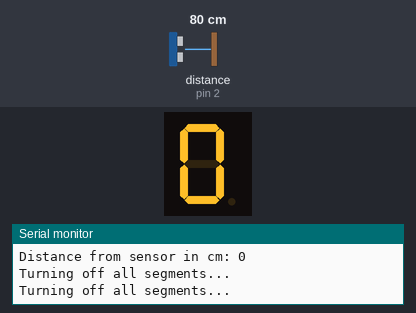
Bench run of a sketch on a simulated Arduino Uno, built with avr-gcc and run on an emulated ATmega328P. On the bench: 1-digit seven-segment display, the last lines printed to the serial monitor. Wiring (inferred from the names in the program): 1-digit 7-segment display, segments lit when HIGH: segments pin 4, pin 5, pin 6, pin 7, pin 8, pin 9, pin 10. The inputs (shaded band) are chosen by the test bench; at power-on: distance to the obstacle (sensor on pin 2) 80 cm. The echo pulse lasts 58.3 µs per cm; the segment pins are drawn as the display they are named for.

Above: at 1.3 s.
1.4 s: distance to the obstacle (sensor on pin 2) set to 2 cm
At 2.4 s:
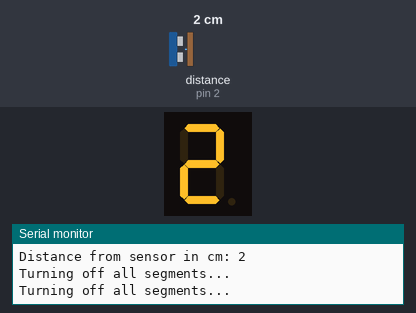
3.1 s: distance to the obstacle (sensor on pin 2) set to 4 cm
At 3.9 s:
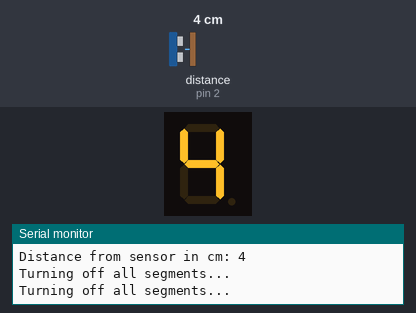
4.6 s: distance to the obstacle (sensor on pin 2) set to 9 cm
At 5.4 s:
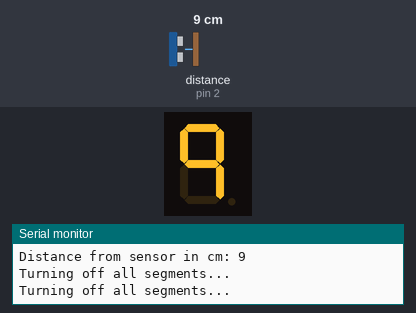
Timing chart, 0 to 7.6 s (numbered marks = the images above; inputs shaded):
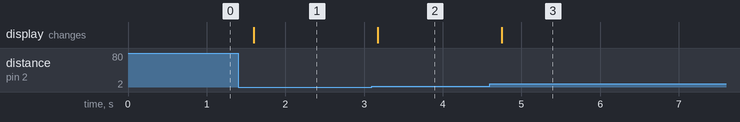

Measured:
- after the input at 1.4 s, the display: changes after 0.20 s (image 1)
- after the input at 3.1 s, the display: changes after 0.08 s (image 2)
- after the input at 4.6 s, the display: changes after 0.15 s (image 3)

The sketch:

proximity-sensor-with-display-demo.ino
```cpp
/*
  Arduino Proximity Sensor with Seven Segment Display
  Author: Vincent Stevenson
  Goal: create a proximity sensor that can display real-time distance to an object through a seven segment display.

  Note I am using 220 ohm resistors (1 for each of the 7 segments) on a breadboard with an Arduino Uno.
*/

#include <NewPing.h>

// define which pins correspond to which of the seven segments: a - g
// https://theorycircuit.com/7-segment-arduino-interface/
int a = 4;
int b = 5;
int c = 6;
int d = 7;
int e = 8;
int f = 9;
int g = 10;

int trigger_pin = 3;
int echo_pin = 2;
int max_dist_cm = 10;
NewPing sonar(trigger_pin, echo_pin, max_dist_cm);

void setup() {
  Serial.begin(9600); // send + receive serial monitor at 9600 baud rate
  // note if you don't have the above line, you won't see anything in serial monitor!
  pinMode(a, OUTPUT);
  pinMode(b, OUTPUT);
  pinMode(c, OUTPUT);
  pinMode(d, OUTPUT);
  pinMode(e, OUTPUT);
  pinMode(f, OUTPUT);
  pinMode(g, OUTPUT);
}

void blink_all_segs() {
  int delay_time_ms = 200;
  for (int i = 0; i < 3; i++) {
    turn_off_all_segs();
    delay(delay_time_ms);
    turn_on_all_segs();
    delay(delay_time_ms);
  }
  turn_off_all_segs();
}

void turn_off_all_segs() {
  int seg_len = 7;
  int segs[seg_len] = {a, b, c, d, e, f, g};
  Serial.println("Turning off all segments...");
  for (byte i = 0; i < seg_len; i++) {
    digitalWrite(segs[i], LOW); // turn off the seg
  }
}

void turn_on_all_segs() {
  int seg_len = 7;
  int segs[seg_len] = {a, b, c, d, e, f, g};
  Serial.println("Turning on all segments...");
  for (byte i = 0; i < seg_len; i++) {
    digitalWrite(segs[i], HIGH);
  }
}

void display_dig(int *arr, int arr_len) {
  turn_off_all_segs();
  for (byte i = 0; i < arr_len; i++) {
    digitalWrite(arr[i], HIGH);
  }
}

void display_num(int num) {
  // given a num, display the num on the seven segment display
  // define the segments that map to each pin
  int one_dig[2] = {b, c};
  int two_dig[5] = {a, b, g, e, d};
  int three_dig[5] = {a, b, g, c, d};
  int four_dig[4] = {f, g, b, c};
  int five_dig[5] = {a, f, g, c, d};
  int six_dig[5] = {f, e, g, c, d};
  int seven_dig[3] = {a, b, c};
  int eight_dig[7] = {a, b, c, d, e, f, g};
  int nine_dig[5] = {a, b, c, f, g};
  int zero_dig[6] = {a, b, c, d, e, f};

  turn_off_all_segs();

  switch (num) {
    case 0 :
      display_dig(zero_dig, 6);
      break;
    case 1 :
      display_dig(one_dig, 2);
      break;
    case 2 :
      display_dig(two_dig, 5);
      break;
    case 3 :
      display_dig(three_dig, 5);
      break;
    case 4 :
      display_dig(four_dig, 4);
      break;
    case 5 :
      display_dig(five_dig, 5);
      break;
    case 6 :
      display_dig(six_dig, 5);
      break;
    case 7 :
      display_dig(seven_dig, 3);
      break;
    case 8 :
      display_dig(eight_dig, 7);
      break;
    case 9 :
      display_dig(nine_dig, 5);
      break;
  }
}

void test_blink_all_segs() {
  int delay_time_ms = 1000;
  delay(delay_time_ms);
  blink_all_segs();
  delay(delay_time_ms);
}

void test_display_all_nums() {
  for (int i = 0; i <= 9; i++) {
    display_num(i);
    delay(1000);
  }
}

void loop() {
  //  Serial.println("Starting new loop!");
  //  test_blink_all_segs();
  //  test_display_all_nums();
  int delay_time_ms = 500;

  Serial.print("Distance from sensor in cm: ");
  int dist_cm = sonar.ping_cm();
  Serial.println(dist_cm);
  display_num(dist_cm);
  delay(delay_time_ms);
}
```
